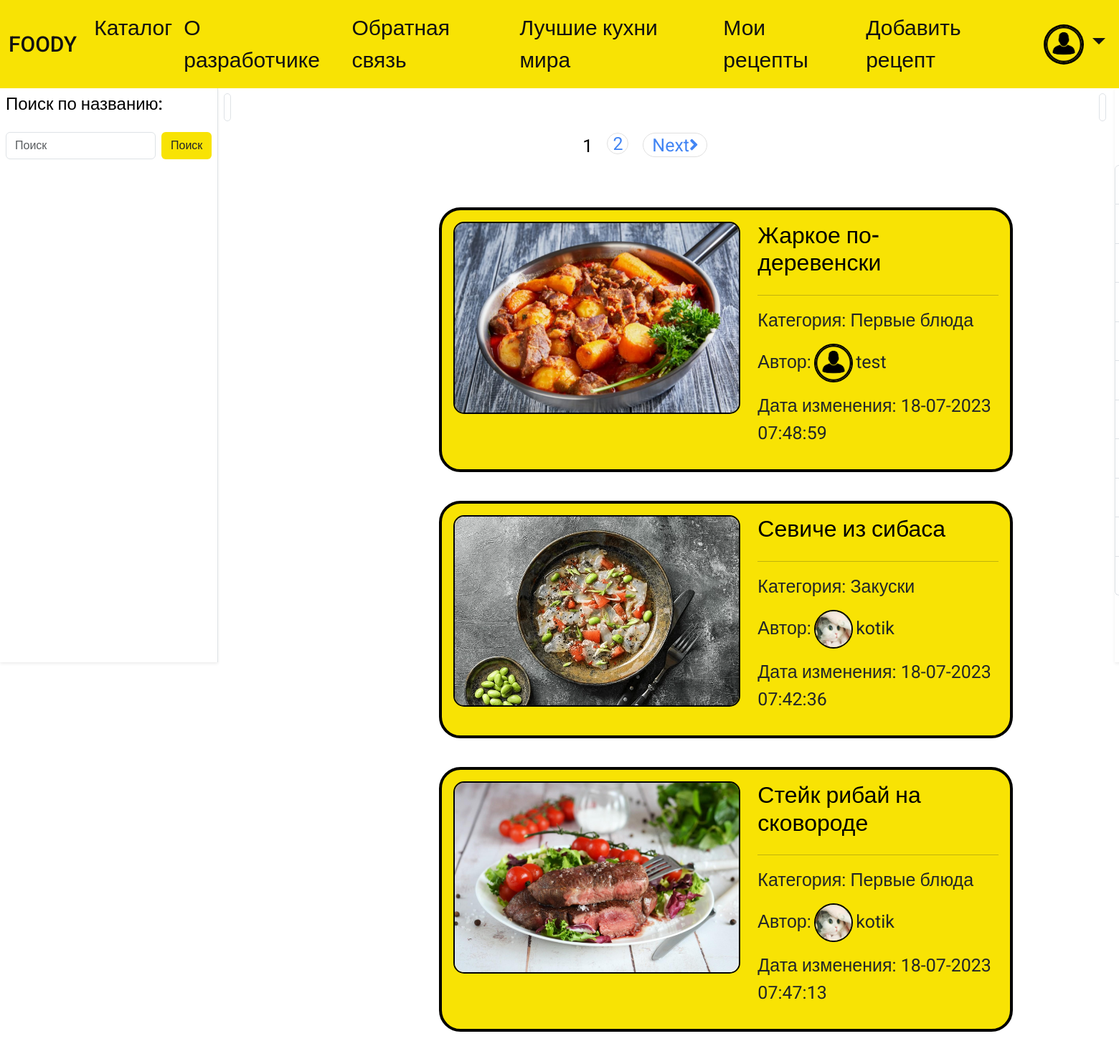
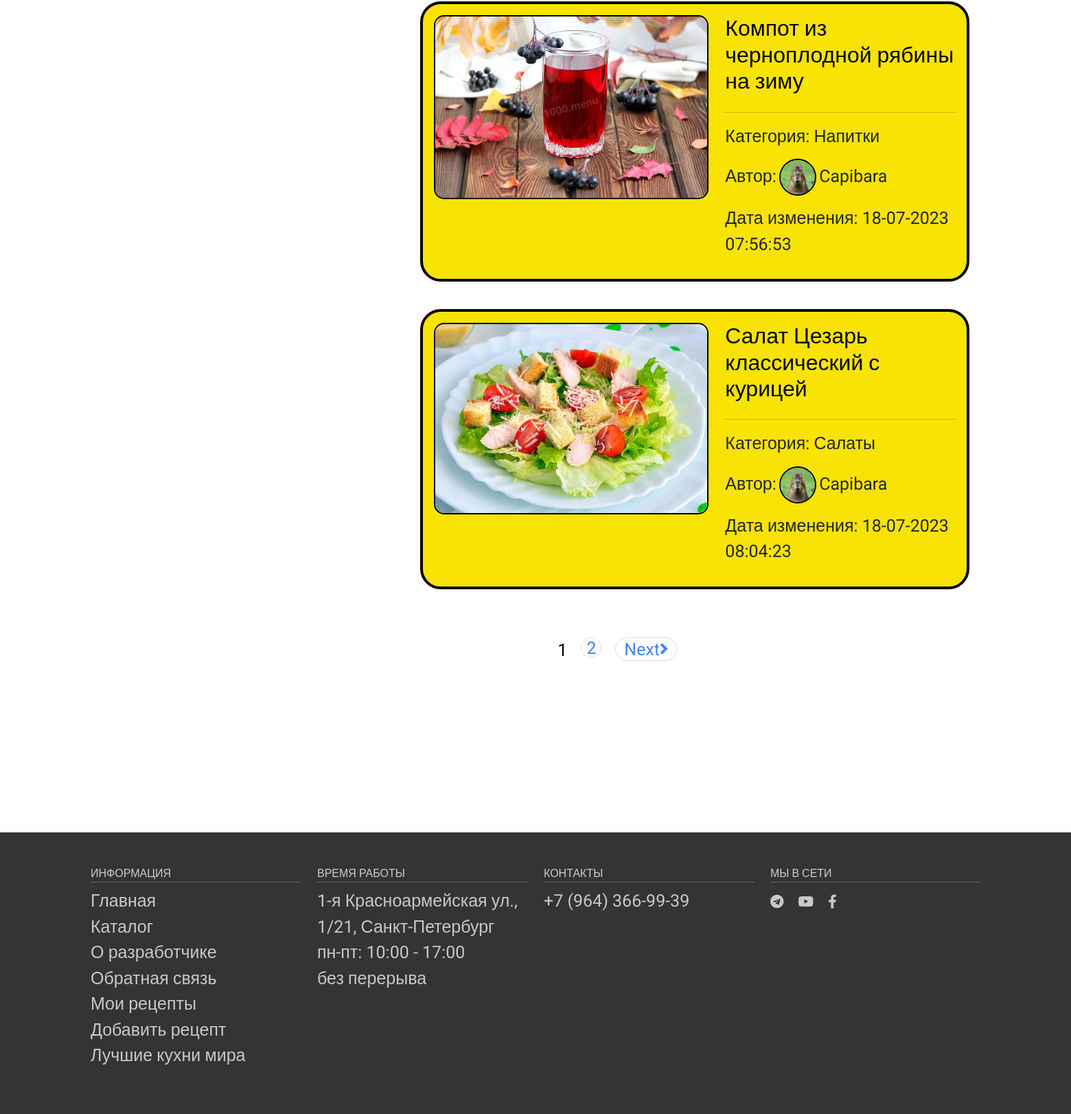
/catalog/ (signed in), run on the app's committed database (2 pictures, top to bottom).
### food/models.py (models this page shows, shortened)
class Profile(models.Model):
    user = models.OneToOneField(User, on_delete=models.CASCADE)
    avatar = models.ImageField(default='default.png', upload_to='profile_images')
    class Meta:
        verbose_name = 'Профиль'
        verbose_name_plural = 'Профиль'
        ordering = ['id']

class Recipe(models.Model):
    title = models.CharField(max_length=255, verbose_name="Заголовок")
    slug = models.SlugField(max_length=255, unique=True, db_index=True, verbose_name="URL")
    time_create = models.DateTimeField(auto_now_add=True, verbose_name="Время создания")
    time_update = models.DateTimeField(auto_now=True, verbose_name="Время изменения")
    is_published = models.BooleanField(default=True, verbose_name="Публикация")
    cat = models.ForeignKey('Category', on_delete=models.PROTECT, verbose_name="Категории")
    user = models.ForeignKey(User, on_delete=models.CASCADE)
    preview_photo = models.ImageField(upload_to="photos/%Y/%m/%d/", verbose_name="Превью")
    def get_absolute_url(self):
        return reverse('recipe', kwargs={'rec_slug': self.slug})
    class Meta:
        verbose_name = 'Рецепты'
        verbose_name_plural = 'Рецепты'
        ordering = ['id']
        get_latest_by = ['id']

class Category(models.Model):
    name = models.CharField(max_length=100, db_index=True, verbose_name="Категория", unique=True)
    slug = models.SlugField(max_length=255, unique=True, db_index=True, verbose_name="URL")
    def __str__(self):
        return self.name
    def get_absolute_url(self):
        return reverse('category', kwargs={'cat_slug': self.slug})
    class Meta:
        verbose_name = 'Категория'
        verbose_name_plural = 'Категории'
        ordering = ['id']

### food/views.py (the view)
# urls.py: path('catalog/', recipe_catalog, name='catalog'),
@login_required(login_url='sign_in')
def recipe_catalog(request):
    if request.method == "POST":
        if 'name_searched' in request.POST:
            name_searched = request.POST['name_searched']
        else:
            name_searched = ""
        if 'cat_searched' in request.POST:
            cat_searched = request.POST['cat_searched']
        else:
            cat_searched = ""
        print("cat_searched: ")
        print(cat_searched)
        recipes = Recipe.objects.filter(is_published=True,title__contains=name_searched)
        cats = Category.objects.annotate(Count('recipe')).filter(name__contains=cat_searched)
        paginator = Paginator(recipes, 5)
        page_number = request.GET.get('page')
        page_obj = paginator.get_page(page_number)
        context = {
            'title': 'Каталог',
            'recipes' : recipes,
            'cats' : cats,
            'page_obj': page_obj,
        }
        return render(request, 'food/catalog.html', context=context)
    else:
        recipes = Recipe.objects.filter(is_published=True).select_related('cat')
        cats = Category.objects.annotate(Count('recipe'))
        paginator = Paginator(recipes, 5)
        page_number = request.GET.get('page')
        page_obj = paginator.get_page(page_number)
        context = {
            'title': 'Каталог',
            'recipes' : recipes,
            'cats' : cats,
            'cat_selected': 0,
            'page_obj': page_obj,
        }
        return render(request, 'food/catalog.html', context=context)

### food/templates/food/catalog.html (shortened to what this page needs)
{% extends 'food/base.html' %}
{% load static %}
{% load recipe_tags %}
{% block extracss %}
	<link rel="stylesheet" href="{% static 'food/css/catalog.css' %}">
{% endblock %}
{% block content %}
        <div class="container-fluid">
            <div class="row flex-nowrap">
                <div class="col-auto px-0">
                    <div id="sidebar" class="collapse collapse-horizontal show border-end vh-100 shadow-sm">
                        <div id="sidebar-nav" class="list-group border-0 rounded-0">
                                                        <div class="p-2">
                                <h4>Поиск по названию:</h4>
                            </div>
                            <form class="d-flex p-2" method = POST  action="">
                                <input class="form-control me-2" type="search" name="name_searched" placeholder="Поиск" aria-label="Поиск">
                                <button class="btn" style="background-color: #f8e304;" type="submit">Поиск</button>
                            </form>
                        </div>
                    </div>
                </div>
                <div class="col ps-md-2 pt-2">
                    <a href="#" data-bs-target="#sidebar" data-bs-toggle="collapse"
                        class="border rounded-3 p-1 text-decoration-none" ></a>
                    <div class="page-header pt-3">
                        <div class="pagination_rounded" style="margin-top: 0; margin-left: 500px; ">
                            <ul>
                                {% for p in page_obj.paginator.page_range %}
                                {% if page_obj.number == p %}
                                <li>
                                    {{p}}
                                </li>
                                {% elif p >= page_obj.number|add:-2 and p <= page_obj.number|add:2  %}
                                 <li>
                                    <a href="?page={{p}}">{{p}}</a>
                                </li>
                                {% endif %}
                                {% endfor %}
{% if page_obj.has_next %}
<li>
	<a href="?page={{ page_obj.next_page_number }}" class="next">Next<i class="fa fa-angle-right" aria-hidden="true"></i></a>
</li>
{% endif %}
                            </ul>
                    </div>
                        <ul class="list-group">
                            {% for r in page_obj %}
                            <li class="list-group">
                            <div class="card" style="margin-bottom: 20px; margin-top: 20px; width: 900px;">
                                <div class="card-body">
                                        <div class="row">
                                            <div class="col">
                                                {% if r.preview_photo %} <p><img class="preview"
                                                                                 src="{{r.preview_photo.url}}" >
                                            </p> {% endif %}
                                            </div>
                                            <div class="col recipe_link">
                                                <a href="{{r.get_absolute_url}}" class=""><h2>
                                    {{r.title}}</h2></a> <hr>
                                                <p>Категория: {{r.cat}}</p>
                                                <p>Автор:
                                                    <img src="{{ r.user.profile.avatar.url }} " style="width:50px;height:50px;   overflow: hidden;
						border-radius: 50%; box-shadow: 0 0 0 2px black, 0 0 0px #333;">
                                                    {{r.user.username}}
                                                </p>
                                                <p>Дата изменения: {{r.time_update|date:"d-m-Y H:i:s"}}</p>
                                            </div>
                                        </div>
                                </div>
                            </div>
                                </li>
                            {% endfor %}
                        </ul>
                        <div class="pagination_rounded" style="margin-top: 50px; margin-left: 500px; ">
                            <ul>
                                {% for p in page_obj.paginator.page_range %}
                                {% if page_obj.number == p %}
                                <li>
                                    {{p}}
                                </li>
                                {% elif p >= page_obj.number|add:-2 and p <= page_obj.number|add:2 %}
                                <li>
                                    <a href="?page={{p}}">{{p}}</a>
                                </li>
                                {% endif %}
                                {% endfor %}
                                {% if page_obj.has_next %}
                                <li>
                                    <a href="?page={{ page_obj.next_page_number }}" class="next">Next<i
                                            class="fa fa-angle-right" aria-hidden="true"></i></a>
                                </li>
                                {% endif %}
                            </ul>
                        </div>
                    </div>
                </div>
                <div class="col-auto ps-md-2 pt-2 me-auto">
                    <a href="#" data-bs-target="#sidebar2" data-bs-toggle="collapse"
                        class="border rounded-3 p-1 text-decoration-none" ></a>
                </div>
                <div class="col-auto px-0 ">
                    <div id="sidebar2" class="collapse collapse-horizontal show border-end vh-100 shadow-sm">
                        <div id="sidebar-nav2" class="list-group border-0 rounded-0 me-auto">
                            <form class="d-flex p-2" method = POST  action="">
                            </form>
                            <div class="p-2">
                            </div>
                            <ul class="list-group">
                                {% if cat_selected == 0 %}
                                <li class="list-group-item" style="color: #0492f8">Все категории</li>
                                {% else %}
                                <li class="list-group-item"><a href="{% url 'catalog'%}" class="text-decoration-none text-black">Все категории</a></li>
                                {% endif %}
                                {% for c in cats %}
                                {% if cat_selected == c.slug %}
                                <li class="list-group-item" style="color: #0492f8">{{c}}</li>
                                {% else %}
                                <li class="list-group-item"><a href="{{c.get_absolute_url}}" class="text-decoration-none text-black">{{c}}</a></li>
                                {% endif %}
                                {% endfor %}
                            </ul>
                        </div>
                    </div>
                </div>
            </div>
        </div>
{% endblock %}

### food/templates/food/base.html (shortened to what this page needs)
{% load static %}
<!DOCTYPE html>
<html lang="en" lang="ru">
<head>
    <link href="https://cdn.jsdelivr.net/npm/bootstrap@5.3.0/dist/css/bootstrap.min.css" rel="stylesheet">
	<link rel="stylesheet" href="https://use.fontawesome.com/releases/v5.15.3/css/all.css">
	<link rel="stylesheet" href="{% static 'food/css/main.css' %}">
	<link rel="stylesheet" href="{% static 'food/css/footer.css' %}">
	<link rel="stylesheet" href="{% static 'food/css/navbar.css' %}">
	<link rel="stylesheet" href="{% static 'food/css/carousel.css' %}">
	<link rel="stylesheet" href="{% static 'food/css/card.css' %}">
    {% block extracss %}
    {% endblock %}
</head>
<body>
	<nav class="navbar navbar-expand-lg navbar-light" style="background-color: #f8e304;">
		<div class="container-fluid">
			<a class="navbar-brand" href="{% url 'main' %}">FOODY</a>
			<div class="collapse navbar-collapse" id="navbarSupportedContent">
				<ul class="navbar-nav me-auto mb-2 mb-lg-0 top-menu">
					<li class="nav-item">
						<a class="nav-link" href="{% url 'catalog' %}">Каталог</a>
					</li>
					<li class="nav-item">
						<a class="nav-link" href="{% url 'about_us' %}">О разработчике</a>
					</li>
					<li class="nav-item">
						<a class="nav-link" href="{% url 'contacts' %}">Обратная связь</a>
					</li>
					<li class="nav-item">
						<a class="nav-link" href="{% url 'top_cuisine' %}">Лучшие кухни мира</a>
					</li>
					{% if request.user.is_authenticated %}
					<li class="nav-item">
						<a class="nav-link" href="{% url 'my_recipes' %}">Мои рецепты</a>
					</li>
					<li class="nav-item">
						<a class="nav-link" href="{% url 'add_recipe' %}">Добавить рецепт</a>
					</li>
					{% endif %}
				</ul>
				<ul class="navbar-nav ms-auto mb-2 mb-lg-0">
					<li class="nav-item dropdown">
						<a class="nav-link dropdown-toggle" data-bs-toggle="dropdown" href="#"> {% if request.user.is_authenticated %} <img  src="{{ request.user.profile.avatar.url }} " style="width:50px;height:50px;   overflow: hidden;
						border-radius: 50%; box-shadow: 0 0 0 3px black, 0 0 0px #333;"> {% else %} <i class="far fa-user"></i> {% endif %}</a>
					</li>
				</ul>
			</div>
		</div>
	</nav>
{% block content %}
{% endblock %}
	<footer>
		<section class="footer">
			<div class="container">
				<div class="row">
					<div class="col-md-3 col-6">
						<h4>Информация</h4>
						<ul class="list-unstyled">
							<li><a href="{% url 'main' %}">Главная</a></li>
							<li><a href="{% url 'catalog' %}">Каталог</a></li>
							<li><a href="{% url 'about_us' %}">О разработчике</a></li>
							<li><a href="{% url 'contacts' %}">Обратная связь</a></li>
							{% if request.user.is_authenticated %}
							<li>
								<a href="{% url 'my_recipes' %}">Мои рецепты</a>
							</li>
							<li>
								<a href="{% url 'add_recipe' %}">Добавить рецепт</a>
							</li>
							<li>
								<a href="{% url 'top_cuisine' %}">Лучшие кухни мира</a>
							</li>
							{% endif %}
						</ul>
					</div>
					<div class="col-md-3 col-6">
						<h4>Время работы</h4>
						<ul class="list-unstyled">
							<li>1-я Красноармейская ул., 1/21, Санкт-Петербург</li>
							<li>пн-пт: 10:00 - 17:00</li>
							<li>без перерыва</li>
						</ul>
					</div>
					<div class="col-md-3 col-6">
						<h4>Контакты</h4>
						<ul class="list-unstyled">
							<li><a href="tel:89643669939">+7 (964) 366-99-39</a></li>
						</ul>
					</div>
					<div class="col-md-3 col-6">
						<h4>Мы в сети</h4>
						<div class="footer-icons">
							<a href="#"><i class="fab fa-telegram"></i></a>
							<a href="#"><i class="fab fa-youtube"></i></a>
							<a href="#"><i class="fab fa-facebook-f"></i></a>
						</div>
					</div>
				</div>
			</div>
		</section>
	</footer>
</body>
</html>

### data on the page
Recipe: preview_photo (picture), title "Жаркое по-деревенски", cat "Первые блюда", user.profile.avatar (placeholder picture), user.username "test", time_update "18-07-2023 07:48:59"
Recipe: preview_photo (picture), title "Севиче из сибаса", cat "Закуски", user.profile.avatar (picture), user.username "kotik", time_update "18-07-2023 07:42:36"
Recipe: preview_photo (picture), title "Стейк рибай на сковороде", cat "Первые блюда", user.profile.avatar (picture), user.username "kotik", time_update "18-07-2023 07:47:13"
Recipe: preview_photo (picture), title "Компот из черноплодной рябины на зиму", cat "Напитки", user.profile.avatar (picture), user.username "Capibara", time_update "18-07-2023 07:56:53"
Recipe: preview_photo (picture), title "Салат Цезарь классический с курицей", cat "Салаты", user.profile.avatar (picture), user.username "Capibara", time_update "18-07-2023 08:04:23"

### other printed values
{{ p }} "1"
{{ p }} "2"
